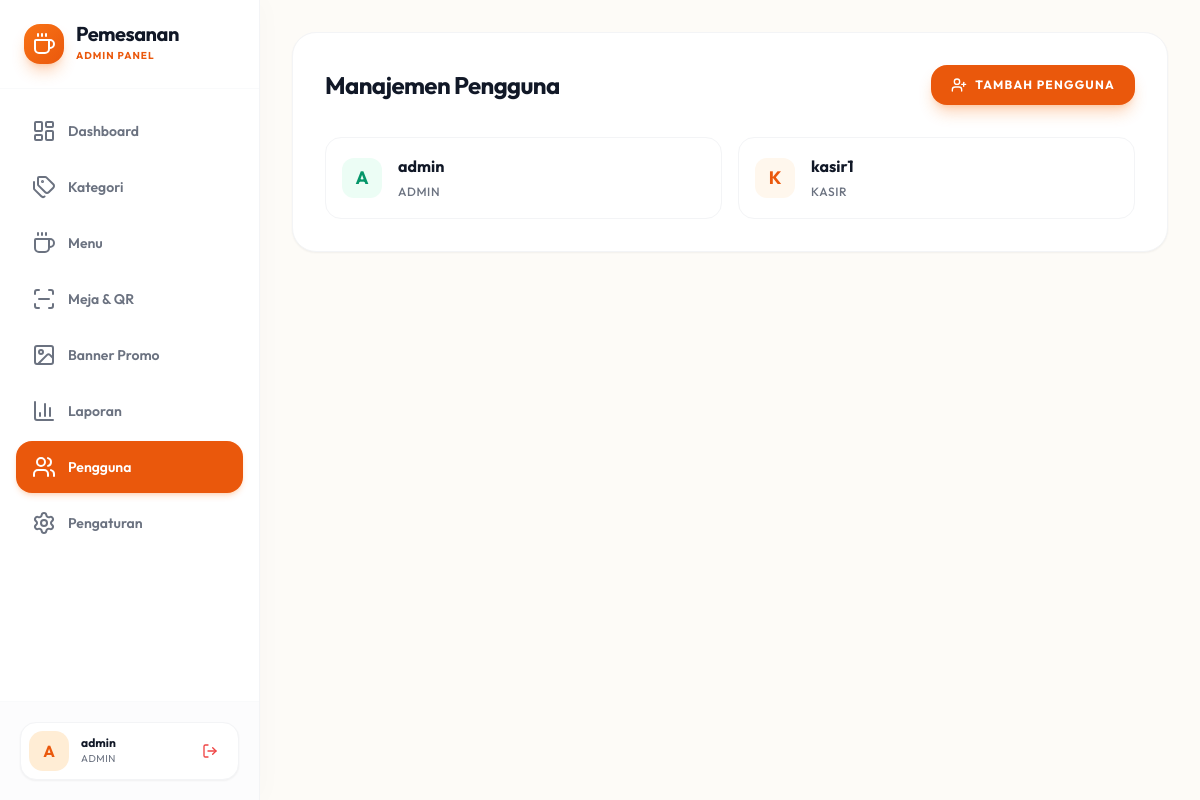
The page /admin/users.php (signed in) on the database its author committed.
### tables this page shows
CREATE TABLE IF NOT EXISTS users (
    id INT AUTO_INCREMENT PRIMARY KEY,
    username VARCHAR(50) NOT NULL UNIQUE,
    password VARCHAR(255) NOT NULL,
    role ENUM('admin', 'kasir') NOT NULL DEFAULT 'kasir',
    created_at TIMESTAMP DEFAULT CURRENT_TIMESTAMP
);

### admin/users.php (the view, shortened to what this page needs)
<?php
require_once '../config/db.php';
$users = $pdo->query("SELECT id, username, role FROM users ORDER BY role, username")->fetchAll();
?>
<?php
require_once 'layout_header.php';
?>
<div class="p-4 md:p-8">
    <div class="bg-white rounded-[24px] shadow-sm border border-gray-100 p-5 md:p-8">
        <div class="flex flex-col sm:flex-row sm:justify-between items-start sm:items-center gap-4 sm:gap-0 mb-6 md:mb-8">
            <h1 class="text-2xl font-bold tracking-tight text-gray-900">Manajemen Pengguna</h1>
            <button onclick="openUserModal()" class="px-5 py-3 bg-brand-600 text-white rounded-2xl text-xs font-bold uppercase tracking-widest hover:bg-brand-700 transition-snappy shadow-lg shadow-brand-500/30 flex items-center gap-2">
                <i data-lucide="user-plus" class="w-4 h-4"></i> Tambah Pengguna
            </button>
        </div>
        <ul class="grid grid-cols-1 md:grid-cols-2 gap-4">
            <?php foreach ($users as $u): ?>
            <li class="flex flex-col sm:flex-row sm:items-center justify-between p-4 bg-white border border-gray-100 rounded-2xl hover:border-brand-200 transition-colors group gap-4 sm:gap-0">
                <div class="flex items-center gap-4">
                    <div class="w-10 h-10 rounded-xl flex items-center justify-center font-bold text-lg <?= $u['role'] === 'admin' ? 'bg-emerald-50 text-emerald-600' : 'bg-brand-50 text-brand-600' ?>">
                        <?= strtoupper(substr($u['username'], 0, 1)) ?>
                    </div>
                    <div>
                        <span class="font-bold text-gray-900 block"><?= htmlspecialchars($u['username']) ?></span>
                        <span class="text-xs font-medium text-gray-500 uppercase tracking-wider"><?= $u['role'] ?></span>
                    </div>
                </div>
            </li>
            <?php endforeach; ?>
        </ul>
    </div>
</div>
<?php require_once 'layout_footer.php'; ?>

### assets/css/style.css (style rules this page uses)
:root { --bg-primary: #FDFBF7; --bg-secondary: #FFFFFF; --text-primary: #1F2937; --text-secondary: #6B7280; --border-color: #F3F4F6; --accent-color: #EA580C; --accent-light: #FFF7ED; --accent-dark: #C2410C; --cubic-spring: cubic-bezier(0.34, 1.56, 0.64, 1); --cubic-snappy: cubic-bezier(0.16, 1, 0.3, 1); }
body { font-family: 'Outfit', -apple-system, BlinkMacSystemFont, "Segoe UI", Roboto, Helvetica, Arial, sans-serif; background-color: var(--bg-primary); color: var(--text-primary); -webkit-font-smoothing: antialiased; -moz-osx-font-smoothing: grayscale; }
h1, h2, h3, h4, h5, h6 { letter-spacing: -0.02em; text-wrap: balance; color: #111827; }
.transition-snappy { transition: all 400ms var(--cubic-snappy); }

### rows shown on the page
users: username "A", username "admin", role "ADMIN"
users: username "K", username "kasir1", role "KASIR"

### other values the page prints
substr($_SESSION['username'], 0, 1) "A"
$_SESSION['username'] "admin"
